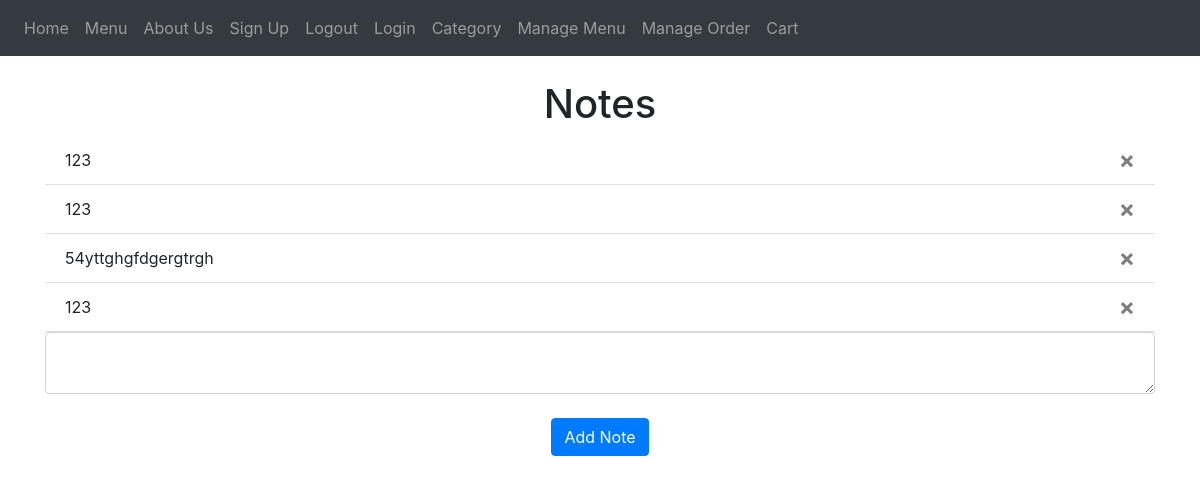
The app's page / (signed in) with its own data.
### website/models.py (models this page shows)
class Note(db.Model):
    __tablename__ = "note"
    id = db.Column(db.Integer, primary_key=True)
    data = db.Column(db.String(10000))
    date = db.Column(db.DateTime(timezone=True), default=func.now())
    user_id = db.Column(db.Integer, db.ForeignKey("user.id"))

### website/views.py (the view, shortened to what this page needs)
@views.route('/', methods=['GET','POST'])
@login_required
def note():
    return render_template("note.html", user=current_user)

### website/__init__.py (called while the page is built)
def create_app():
    app = Flask(__name__)
    UPLOAD_FOLDER = 'website\static\menu-upload'
    app.config['SECRET_KEY'] = 'dongbeimama123'
    app.config['SQLALCHEMY_DATABASE_URI'] = f'sqlite:///{DB_NAME}'
    app.config['UPLOAD_FOLDER'] = UPLOAD_FOLDER
    db.init_app(app)
    from .views import views
    from .auth import auth
    from .admin import admin
    app.register_blueprint(views, url_prefix='/')
    app.register_blueprint(auth, url_prefix='/')
    app.register_blueprint(admin, url_prefix='/')
    from .models import User, Note, Menu, MenuCategory
    create_database(app)
    login_manager = LoginManager()
    login_manager.login_view = 'auth.login'
    login_manager.init_app(app)
    @login_manager.user_loader
    def load_user(id):
        return User.query.get(int(id))
    return app

### website/templates/note.html
{% extends "layout.html" %}
{% block body %}
<h1 align="center">Notes</h1>
<ul class="list-group list-group-flush" id="notes">
    {% for note in user.notes %}
    <li class="list-group-item">{{note.data}}
        <button type="button" class="close" onClick="deleteNote({{ note.id }})">
            <span aria-hidden="true">&times;</span>
        </button>
    </li>
    {% endfor%}
</ul>
<form method="POST">
    <textarea name="note" id="note" class="form-control"></textarea>
    <br />
    <div align="center">
        <button type="submit" class="btn btn-primary">Add Note</button>
    </div>
</form>
{% endblock %}

### records on screen
Note: data "123"
Note: data "123"
Note: data "54yttghgfdgergtrgh"
Note: data "123"
